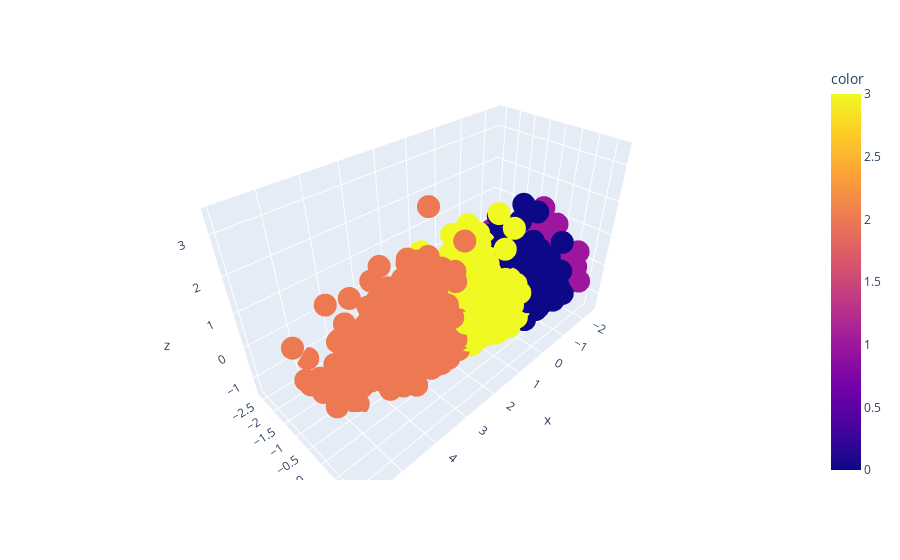

Notebook cell for this chart:
### Code cell
from sklearn.cluster import KMeans
kmeans = KMeans(n_clusters=4)
kmeans.fit(X_reduced)
y_kmeans = kmeans.predict(X_reduced)

fig = px.scatter_3d(x=X_reduced[:, 0], y=X_reduced[:, 1], z=X_reduced[:, 2], color=y_kmeans)
fig.show()

### Figure 1 — Plotly figure (JSON) as saved in the notebook; plotly's stock layout.template omitted (floating-point values rounded to 4 significant figures; data arrays with more than 128 entries replaced by an {"elided": "..."} marker saying what was removed)
{"data": [{"hovertemplate": "x=%{x}<br>y=%{y}<br>z=%{z}<br>color=%{marker.color}<extra></extra>", "legendgroup": "", "marker": {"color": {"elided": "4253 int values"}, "coloraxis": "coloraxis", "symbol": "circle"}, "mode": "markers", "name": "", "scene": "scene", "showlegend": false, "type": "scatter3d", "x": {"elided": "4253 float values"}, "y": {"elided": "4253 float values"}, "z": {"elided": "4253 float values"}}], "layout": {"coloraxis": {"colorbar": {"title": {"text": "color"}}, "colorscale": [[0, "#0d0887"], [0.1111, "#46039f"], [0.2222, "#7201a8"], [0.3333, "#9c179e"], [0.4444, "#bd3786"], [0.5556, "#d8576b"], [0.6667, "#ed7953"], [0.7778, "#fb9f3a"], [0.8889, "#fdca26"], [1, "#f0f921"]]}, "legend": {"tracegroupgap": 0}, "margin": {"t": 60}, "scene": {"domain": {"x": [0, 1], "y": [0, 1]}, "xaxis": {"title": {"text": "x"}}, "yaxis": {"title": {"text": "y"}}, "zaxis": {"title": {"text": "z"}}}}}
